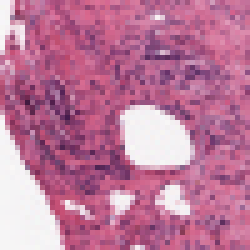
#> input picture test2.png, 50 x 50 px, given in place of og.png, which was not available (shown 5 times larger)
$ jupyter execute --allow-errors wavelet.ipynb
#> lines starting #> are read from the running program, lines starting #| are printed output that depends on the picture; pictures that were not available may be replaced by others from this repository, and a replacement may not be noted
#> further down, image is the input picture: shape (50, 50, 3); mean B, G, R 154.1, 118.7, 188.7
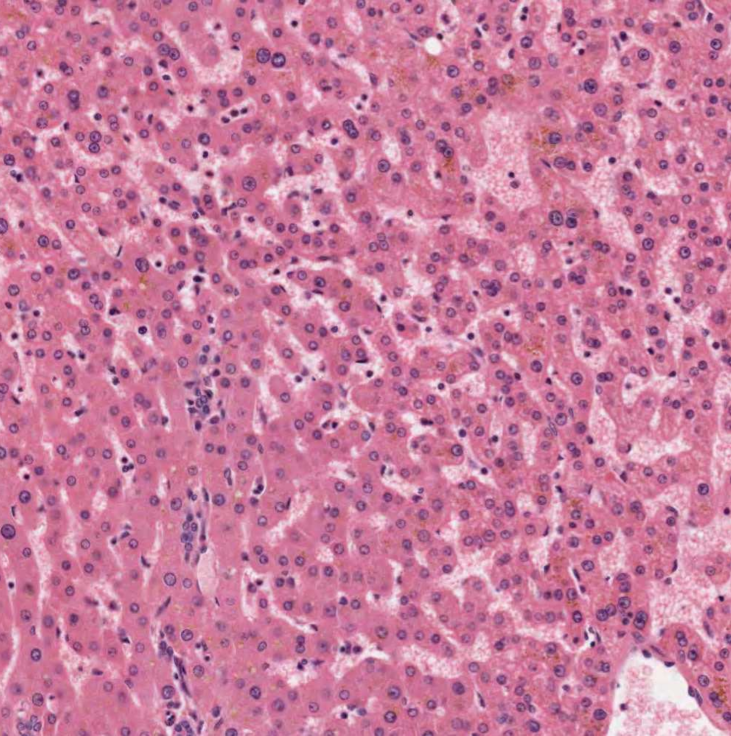
#> input picture target.png, 1462 x 1471 px (shown at 1/2 size)
#> further down, target_image is the input picture: shape (1471, 1462, 3); mean B, G, R 158.8, 125.8, 201.1
### reinhard.py
import cv2
import numpy as np
from sklearn.mixture import BayesianGaussianMixture


class Reinhard:
    def __init__(self, target_image):
        self.target_image = target_image

    def reinhard_normalization(self, image):
        source_lab = cv2.cvtColor(image, cv2.COLOR_BGR2LAB).astype(np.float32)
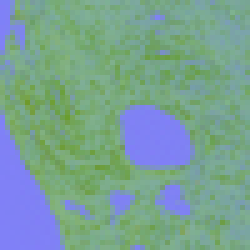
#> source_lab: shape (50, 50, 3) float32 (shown 5 times larger); mean B, G, R 148.9, 160.7, 121.1
        target_lab = cv2.cvtColor(self.target_image, cv2.COLOR_BGR2LAB).astype(np.float32)
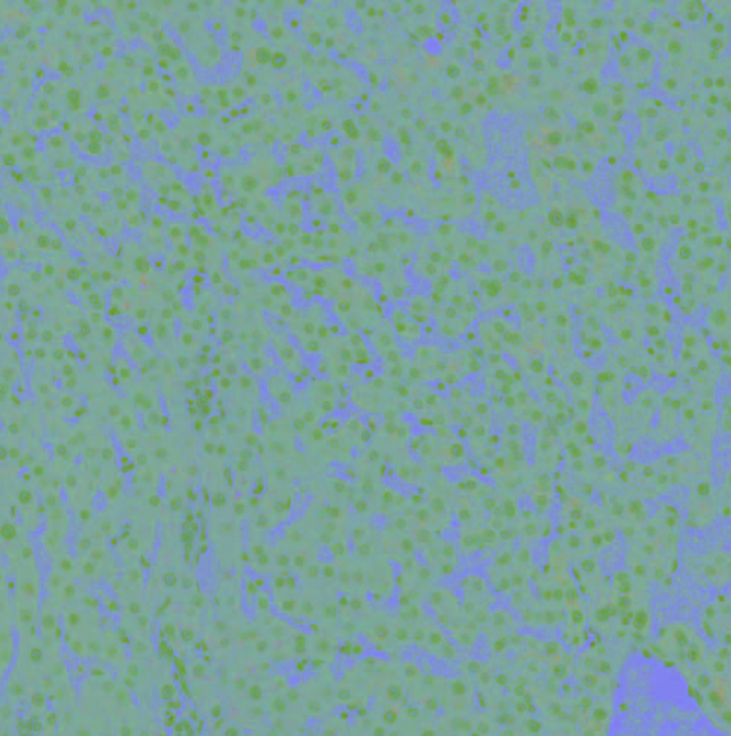
#> target_lab: shape (1471, 1462, 3) float32 (shown at 1/2 size); mean B, G, R 157.1, 160.6, 124.1

        src_mean, src_std = np.mean(source_lab, axis=(0,1)), np. std(source_lab, axis=(0,1))
#> src_mean = [148.9, 160.7, 121.1]; src_std = [45.96, 14.39, 5.1]
        trg_mean, trg_std = np.mean(target_lab, axis=(0,1)), np.std(target_lab, axis=(0,1))
#> trg_mean = [157.1, 160.6, 124.1]; trg_std = [28.68, 7.37, 4.97]

        normalized_lab = (source_lab - src_mean) * (trg_std / src_std) + trg_mean
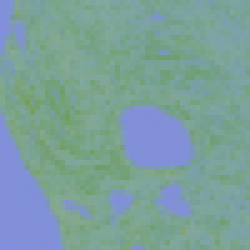
#> normalized_lab: shape (50, 50, 3) float32 (shown 5 times larger); mean B, G, R 157.1, 160.6, 124.1
        normalized_lab = np.clip(normalized_lab, 0, 255).astype(np.uint8)

        result = cv2.cvtColor(normalized_lab, cv2.COLOR_LAB2BGR)
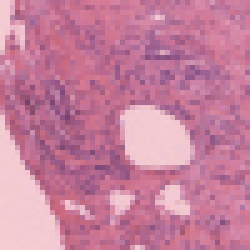
#> result: shape (50, 50, 3) (shown 5 times larger); mean B, G, R 157.5, 127.2, 198.5

        return result

    # [32 lines left out: function vb_reinhard_weighted, not called in this run]

### wavelet.py
import cv2
import pywt
import numpy as np
from scipy import stats
from sklearn.decomposition import FastICA
from sklearn.linear_model import LinearRegression
from deconvolution import Deconvolution

class Wavelet():
    def __init__(self):
        pass

    # [135 lines left out: functions wavelet_decomposition, prep_3_channel, select_best_bands, prepare_ica, estimate_stain_matrix, recon_and_vis, not called in this run]

### wavelet.ipynb
[cell 1]
import cv2
import pywt
import numpy as np
import matplotlib.pyplot as plt
from scipy import stats
from sklearn.decomposition import FastICA
from sklearn.linear_model import LinearRegression
from reinhard import Reinhard
from wavelet import Wavelet

[cell 2]
# [4 lines left out: function convert_OD, not called in this run]

[cell 3]
image_path = "og.png"
target_image_path = "target.png"

image = cv2.imread(image_path)
target_image = cv2.imread(target_image_path)

normalizer = Reinhard(target_image)
result = normalizer.reinhard_normalization(image)

#> (the rest of this cell did not finish here and is left out)
